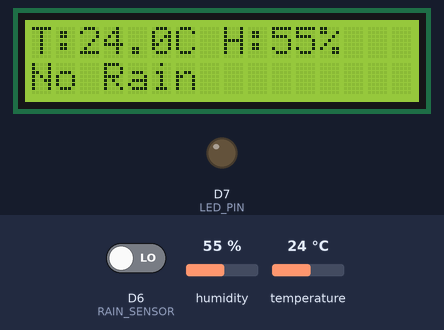
This sketch was run on a simulated ESP8266 (NodeMCU). Parts: 16×2 character LCD, output pins drawn as LEDs (lit = HIGH). The inputs (shaded band) are chosen by the test bench; at power-on: D6 (RAIN_SENSOR) LOW, humidity 55 %, temperature 24 °C. WiFi joins after 1.5 s; servers stay silent unless stated; what the sketch prints to the serial monitor is not drawn.

Above: at 7.5 s.
7.6 s: D6 (RAIN_SENSOR) driven HIGH
At 10.1 s:
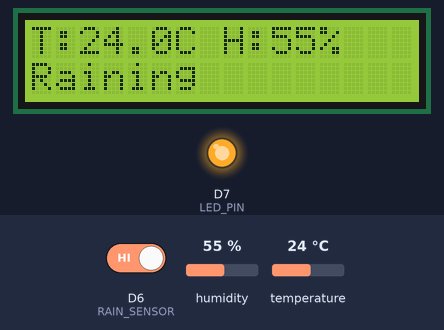
10.4 s: humidity set to 22 %
At 11.5 s:
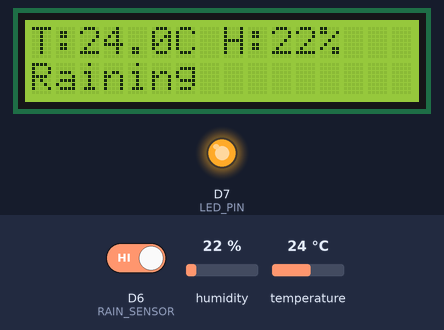
12.4 s: temperature set to 12 °C
At 15.8 s:
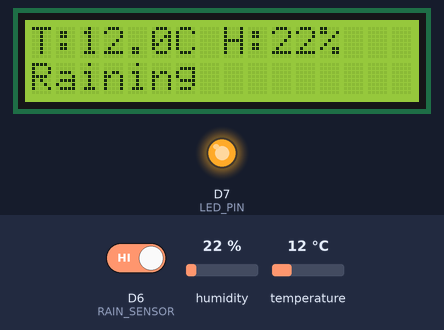
16.4 s: D6 (RAIN_SENSOR) driven LOW
At 17.6 s:
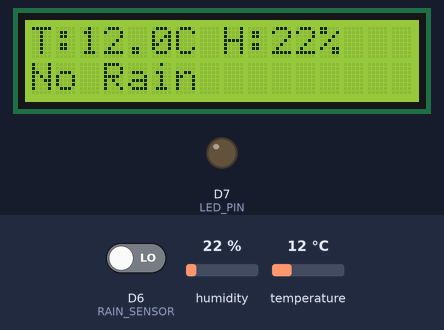
18.4 s: humidity set to 40 %
At 20.0 s:
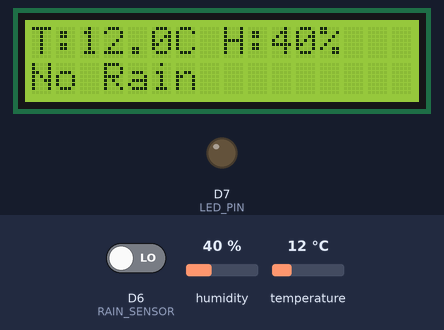
20.4 s: temperature set to 19 °C
At 24.2 s:
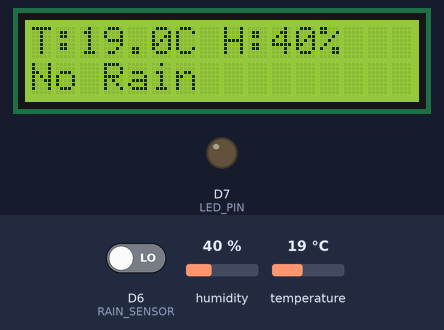
Timing chart, 0 to 25.4 s (numbered marks = the images above; inputs shaded):
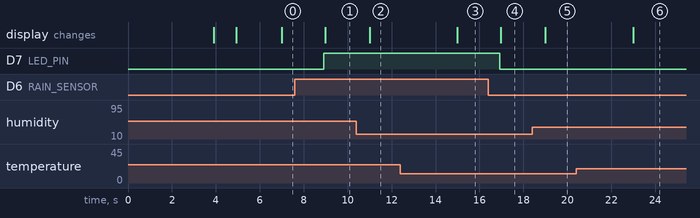

The sketch:

final_weather_system.ino
```cpp
#define BLYNK_TEMPLATE_ID "TMPL3g9pQasBB"
#define BLYNK_TEMPLATE_NAME "Weather Monitoring System"
#define BLYNK_AUTH_TOKEN "VpB_R4zbnzt7ZdxoT70s7Lj8WzUc1jRq"

// ====== LIBRARIES ======
#include <ESP8266WiFi.h>
#include <BlynkSimpleEsp8266.h>
#include <Wire.h>
#include <LiquidCrystal_I2C.h>
#include "DHT.h"

// ====== WIFI / BLYNK CREDENTIALS ======
char auth[] = BLYNK_AUTH_TOKEN;
char ssid[] = "Malavika's S25 Ultra";
char pass[] = "ntehotspot";

// ====== LCD SETUP ======
LiquidCrystal_I2C lcd(0x27, 16, 2);  // Use 0x3F if 0x27 doesn’t work

// ====== DHT11 SETUP ======
#define DHTPIN D4
#define DHTTYPE DHT11
DHT dht(DHTPIN, DHTTYPE);

// ====== RAIN SENSOR SETUP ======
#define RAIN_SENSOR D6
#define LED_PIN D7

// ====== VARIABLES ======
float temperature, humidity;
int rainState;
String rainStatus;

BlynkTimer timer;

// ====== FUNCTION TO READ SENSORS ======
void sendSensorData() {
  humidity = dht.readHumidity();
  temperature = dht.readTemperature();
  rainState = digitalRead(RAIN_SENSOR);

  if (isnan(humidity) || isnan(temperature)) {
    Serial.println("❌ DHT Sensor Error!");
    lcd.clear();
    lcd.setCursor(0, 0);
    lcd.print("DHT Error!");
    return;
  }

  // ====== DETECT RAIN ======
  if (rainState == HIGH) {  // Change to LOW if your sensor is inverted
    rainStatus = "Raining";
    digitalWrite(LED_PIN, HIGH);
  } else {
    rainStatus = "No Rain";
    digitalWrite(LED_PIN, LOW);
  }

  // ====== Serial Monitor Output ======
  Serial.println("=== Weather Data ===");
  Serial.print("Temp: "); Serial.print(temperature); Serial.println(" °C");
  Serial.print("Humidity: "); Serial.print(humidity); Serial.println(" %");
  Serial.print("Rain: "); Serial.println(rainStatus);
  Serial.println("--------------------");

  // ====== LCD Display ======
  lcd.clear();
  lcd.setCursor(0, 0);
  lcd.print("T:");
  lcd.print(temperature, 1);
  lcd.print("C ");
  lcd.print("H:");
  lcd.print(humidity, 0);
  lcd.print("%");
  lcd.setCursor(0, 1);
  lcd.print(rainStatus);

  // ====== Send Data to Blynk ======
  Blynk.virtualWrite(V0, temperature);   // Temperature
  Blynk.virtualWrite(V1, humidity);      // Humidity
  Blynk.virtualWrite(V2, rainStatus);    // Rain status text
}

void setup() {
  Serial.begin(9600);

  // Initialize LCD
  lcd.init();
  lcd.backlight();
  lcd.clear();
  lcd.setCursor(0, 0);
  lcd.print("Weather Station");
  lcd.setCursor(0, 1);
  lcd.print("Connecting...");
  delay(2000);

  // Initialize DHT11
  dht.begin();

  // Rain sensor and LED
  pinMode(RAIN_SENSOR, INPUT);
  pinMode(LED_PIN, OUTPUT);

  // Connect to WiFi and Blynk
  Blynk.begin(auth, ssid, pass);

  lcd.clear();
  lcd.setCursor(0, 0);
  lcd.print("WiFi Connected");
  delay(1000);
  lcd.clear();

  // Send data every 2 seconds
  timer.setInterval(2000L, sendSensorData);
}

void loop() {
  Blynk.run();
  timer.run();
}
```

Measured:
- after the input at 7.6 s, D7 (LED_PIN): LOW → HIGH after 1.3 s; the display: changes after 1.4 s (image 1)
- after the input at 10.4 s, the display: changes after 0.60 s (image 2)
- after the input at 12.4 s, the display: changes after 2.6 s (image 3)
- after the input at 16.4 s, D7 (LED_PIN): HIGH → LOW after 0.52 s; the display: changes after 0.57 s (image 4)
- after the input at 18.4 s, the display: changes after 0.60 s (image 5)
- after the input at 20.4 s, the display: changes after 2.6 s (image 6)
